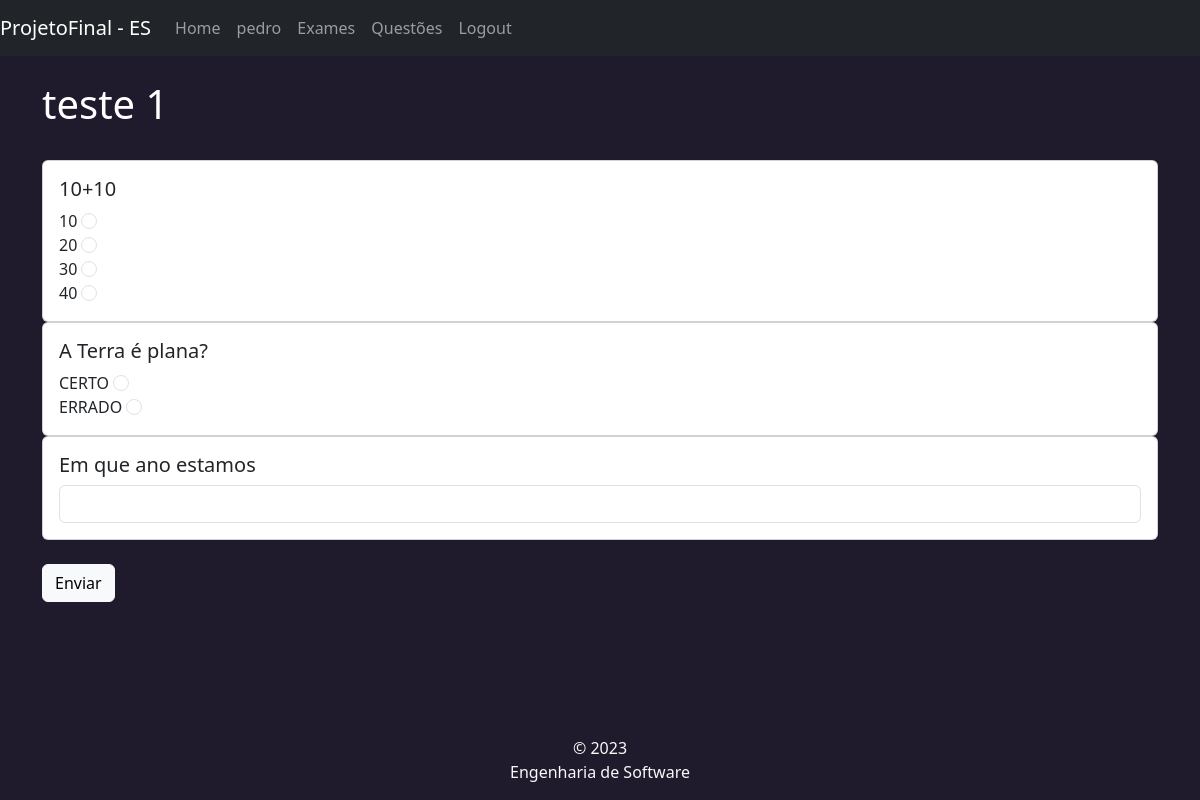
/exame/1/ (signed in), run on an earlier commit of the app's database.
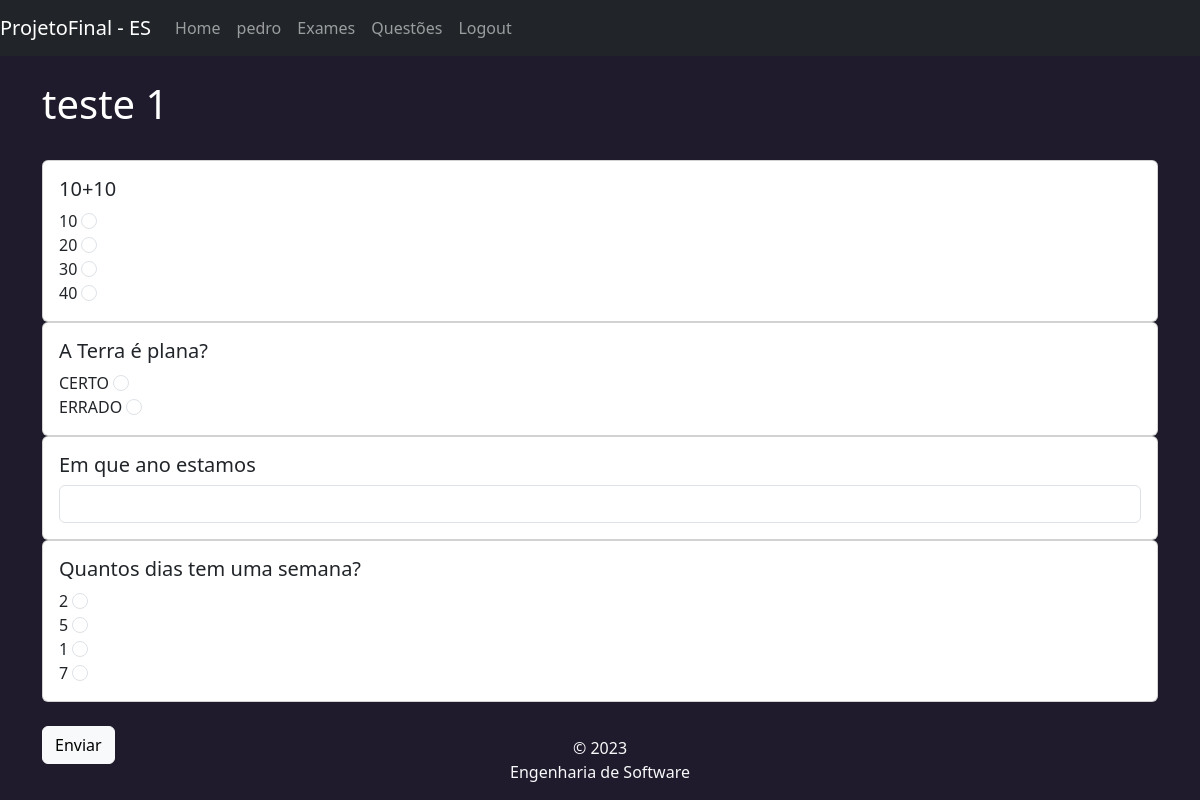
And on a later commit of the database.
### app/models/tables.py (models this page shows)
class Questao(db.Model):
    __tablename__ = 'questoes'
    id = Column(Integer, primary_key=True)
    tipo = Column(Enum('ME', 'CE', 'CA'), nullable=False)
    enunciado = Column(String(255), nullable=False)
    correta = Column(String(255))
    alternativas:  Mapped[list["Alternativa"]] = relationship(back_populates="questao")

class Alternativa(db.Model):
    __tablename__ = 'alternativas'
    id = Column(Integer, primary_key=True)
    texto = Column(String(255), nullable=False)
    correta = Column(Boolean, nullable=False)
    questao_id: Mapped["Questao"] = mapped_column(ForeignKey('questoes.id'))
    questao: Mapped["Questao"] = relationship(foreign_keys="Alternativa.questao_id")

### app/controllers/routes.py (the view)
@app.route("/exame/<id>/",methods=['GET'])
@login_required
def responde_exame_view(id):
    exame = Exame.query.filter_by(id=id).first()
    questoes = [Questao.query.filter_by(id=e.questao_id).first() for e in exame.questoes]
    return render_template('responde_exame.html', exame=exame, questoes=questoes)

### app/controllers/routes.py (called while the page is built)
@login_manager.user_loader
def load_user(user_id):
    return User.query.get(int(user_id))

### app/templates/responde_exame.html (shortened to what this page needs)
{% extends "base.html" %}
{% block content %}
    <h1>{{ exame.nome }}</h1>
    <br>
    <form action="{{ url_for('responde_exame', id=exame.id) }}" method="post">
        {% for q in questoes %}
        <div class="card">
            <div class="card-body">
                <h5>{{ q.enunciado }}</h5>
                {% if q.tipo == 'CE' %}
                    <label for="">CERTO</label>
                    <input type="radio" name="respostasCE" value="CERTO" class="form-check-input">
                    <br>
                    <label for="">ERRADO</label>
                    <input type="radio" name="respostasCE" value="ERRADO" class="form-check-input">
                {% elif q.tipo == 'ME' %}
                    {% for a in q.alternativas %}
                        <label for="">{{ a.texto }}</label>
                        <input type="radio" name="respostasME" value="{{ a.texto }}" class="form-check-input">
                        <br>
                    {% endfor %}
                {% elif q.tipo == 'CA' %}
                    <input type="text" name="respostasCA" class="form-control">
                {% endif %}
        </div></div>
        {% endfor %}
        <br>
        <button class="btn btn-light" type="submit">Enviar</button>
    </form>
{% endblock %}

What changed in the data, as far as the page shows it:
added Questao: enunciado "Quantos dias tem uma semana?"
added Alternativa: texto "2", shown under "Quantos dias tem uma semana?"
added Alternativa: texto "5", shown under "Quantos dias tem uma semana?"
added Alternativa: texto "1", shown under "Quantos dias tem uma semana?"
added Alternativa: texto "7", shown under "Quantos dias tem uma semana?"
